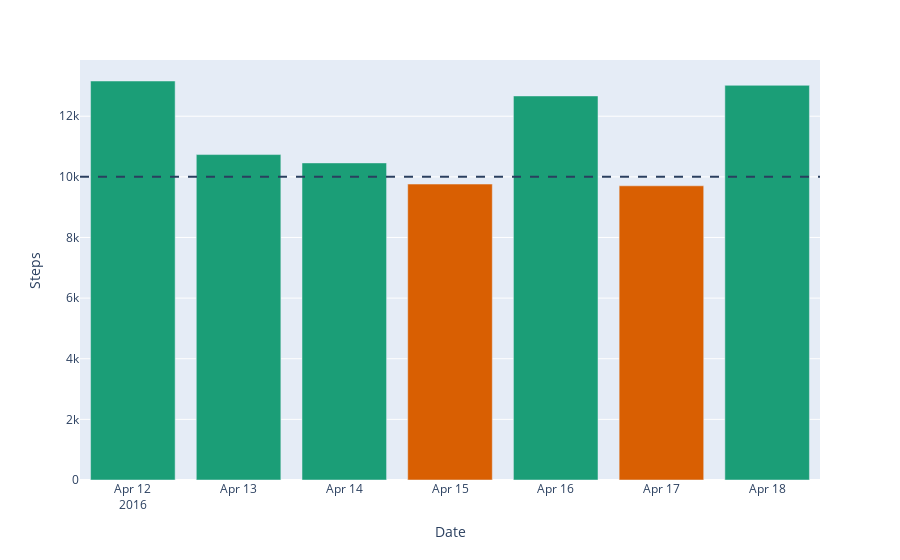

Notebook cell for this chart:
### Code cell
fig = px.bar(daily, x='Date', y='Steps', color='target', color_discrete_sequence=px.colors.qualitative.Dark2)
fig.add_hline(y=10000, line_dash="dash")
fig.update_layout(showlegend=False)
fig.show()

### Figure 1 — Plotly figure (JSON) as saved in the notebook; plotly's stock layout.template omitted (floating-point values rounded to 4 significant figures)
{"data": [{"alignmentgroup": "True", "hovertemplate": "target=True<br>Date=%{x}<br>Steps=%{y}<extra></extra>", "legendgroup": "True", "marker": {"color": "rgb(27,158,119)", "pattern": {"shape": ""}}, "name": "True", "offsetgroup": "True", "orientation": "v", "showlegend": true, "textposition": "auto", "type": "bar", "x": ["2016-04-12T00:00:00", "2016-04-13T00:00:00", "2016-04-14T00:00:00", "2016-04-16T00:00:00", "2016-04-18T00:00:00"], "xaxis": "x", "y": [13162, 10735, 10460, 12669, 13019], "yaxis": "y"}, {"alignmentgroup": "True", "hovertemplate": "target=False<br>Date=%{x}<br>Steps=%{y}<extra></extra>", "legendgroup": "False", "marker": {"color": "rgb(217,95,2)", "pattern": {"shape": ""}}, "name": "False", "offsetgroup": "False", "orientation": "v", "showlegend": true, "textposition": "auto", "type": "bar", "x": ["2016-04-15T00:00:00", "2016-04-17T00:00:00"], "xaxis": "x", "y": [9762, 9705], "yaxis": "y"}], "layout": {"barmode": "relative", "legend": {"title": {"text": "target"}, "tracegroupgap": 0}, "margin": {"t": 60}, "shapes": [{"line": {"dash": "dash"}, "type": "line", "x0": 0, "x1": 1, "xref": "x domain", "y0": 10000, "y1": 10000, "yref": "y"}], "showlegend": false, "xaxis": {"anchor": "y", "domain": [0, 1], "title": {"text": "Date"}}, "yaxis": {"anchor": "x", "domain": [0, 1], "title": {"text": "Steps"}}}}
